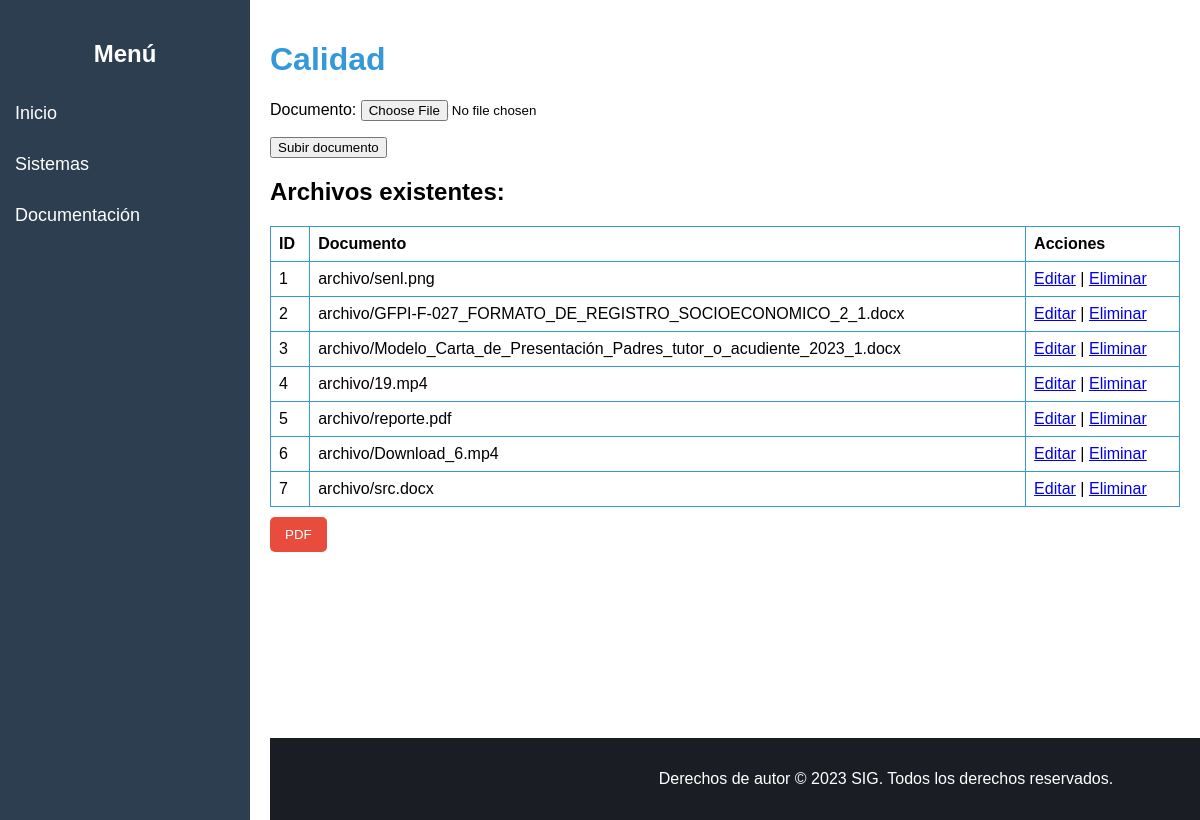
Page /calidad/ on the earlier database version.
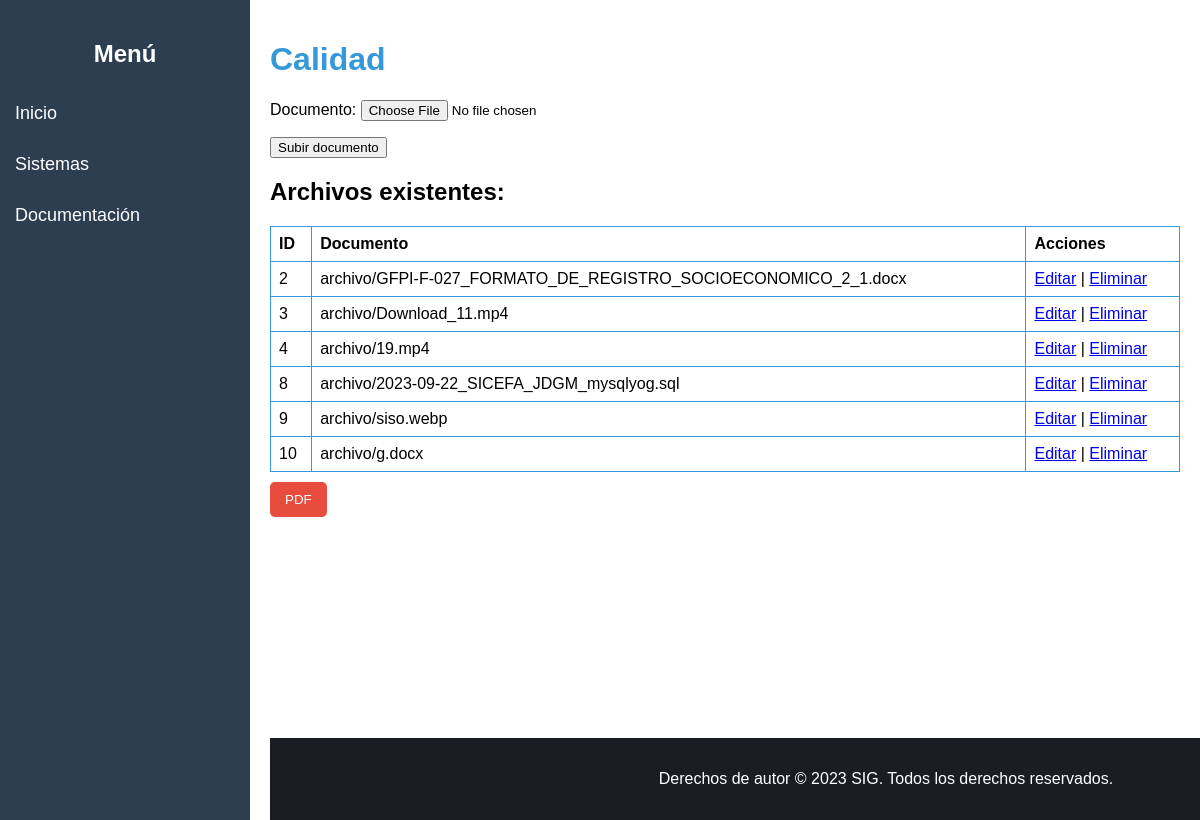
Same page on the later database version.
### sig/models.py (models this page shows, shortened)
class ArchivoView(models.Model):
    documento = models.FileField(upload_to='archivo/')
    fecha_creacion = models.DateTimeField(auto_now_add=True)

### sig/views.py (the view)
# urls.py: path('calidad/', views.calidad, name='calidad'),
def calidad(request):
    if request.method == 'POST':
        form = DocumentForm(request.POST, request.FILES)
        if form.is_valid():
            nuevo_archivo = form.save()
            return redirect('calidad')
    else:
        form = DocumentForm()
    archivos = ArchivoView.objects.all()  # Utiliza el modelo correcto
    return render(request, 'sitem/calidad.html', {'form': form, 'archivos': archivos})

### sig/forms.py
class DocumentForm(forms.ModelForm):
    class Meta:
        model = ArchivoView
        fields = ['documento']

### sig/templates/sitem/calidad.html (shortened to what this page needs)
{% load static %}
<!DOCTYPE html>
<html lang="es">
<head>
</head>
<body>
    <div class="container">
        <div class="sidebar">
            <h2>Menú</h2>
            <a href="{% url 'home' %}">Inicio</a>
            <a href="{% url 'sigS' %}">Sistemas</a>
            <a href="{% url 'sst' %}">Documentación</a>
        </div>
        <div class="content">
            {% block content %}
            <h1>Calidad</h1>
        <form method="post" enctype="multipart/form-data">
           {{ form.as_p }}
           <button type="submit">Subir documento</button>
        </form>
            <h2>Archivos existentes:</h2>
            <table class="file-table">
                <thead>
                    <tr>
                        <th>ID</th>
                        <th>Documento</th>
                        <th>Acciones</th>
                    </tr>
                </thead>
                <tbody>
                    {% for archivo in archivos %}
                        <tr>
                            <td>{{ archivo.id }}</td>
                            <td>{{ archivo.documento.name }}</td>
                            <td>
                                <a href="{% url 'editar_archivo' archivo.id %}">Editar</a> |
                                <a href="{% url 'eliminar_archivo' archivo.id %}">Eliminar</a>
                            </td>
                        </tr>
                    {% endfor %}
                </tbody>
            </table>
            <form method="get" action="{% url 'generar_reporte_pdf' %}" target="_blank">
                <button type="submit" class="pdf-button">
                    PDF
                </button>
            </form>
            <footer class="footer">
                <p>Derechos de autor © 2023 SIG. Todos los derechos reservados.</p>
            </footer>
            {% endblock %}
        </div>
    </div>
</body>
</html>

### sig/templates/sitem/calidad.html (style rules this page uses)
body { font-family: 'Arial', sans-serif; margin: 0; }
.container { display: flex; }
.sidebar { width: 250px; height: 100vh; background-color: #2c3e50; color: white; padding-top: 20px; }
.sidebar h2 { text-align: center; }
.sidebar a { padding: 15px; text-decoration: none; font-size: 18px; color: white; display: block; transition: 0.3s; }
.content { flex: 1; padding: 20px; }
h1 { color: #3498db; }
form { margin-bottom: 20px; }
.file-table { width: 100%; border-collapse: collapse; margin-top: 20px; }
.file-table th, .file-table td { border: 1px solid #3498db; padding: 8px; text-align: left; }
.footer { background-color: #1a1e24; color: #fff; text-align: center; padding: 1em; position: fixed; bottom: 0; width: 100%; }
.pdf-button { background-color: #e74c3c; color: white; padding: 10px 15px; border: none; border-radius: 5px; cursor: pointer; margin-top: 10px; }

Differences in the rows shown:
removed ArchivoView: id "1", documento.name "archivo/senl.png"
removed ArchivoView: id "5", documento.name "archivo/reporte.pdf"
removed ArchivoView: id "6", documento.name "archivo/Download_6.mp4"
removed ArchivoView: id "7", documento.name "archivo/src.docx"
changed ArchivoView id 3: documento.name "archivo/Modelo_Carta_de_Presentación_Padres_tutor_o_acudiente_2023_1.docx" → "archivo/Download_11.mp4"
added ArchivoView: id "8", documento.name "archivo/2023-09-22_SICEFA_JDGM_mysqlyog.sql"
added ArchivoView: id "9", documento.name "archivo/siso.webp"
added ArchivoView: id "10", documento.name "archivo/g.docx"
